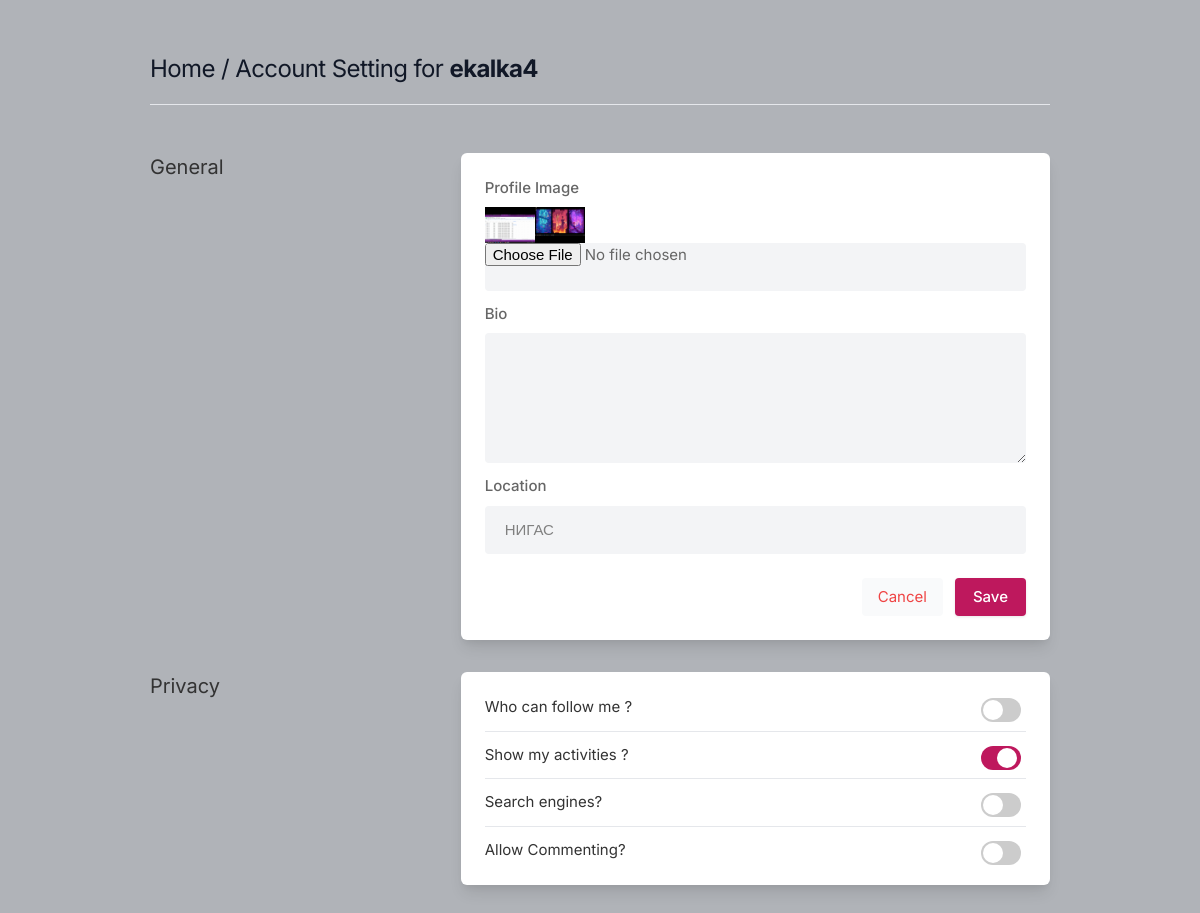
The app's page /settings (signed in), older data.
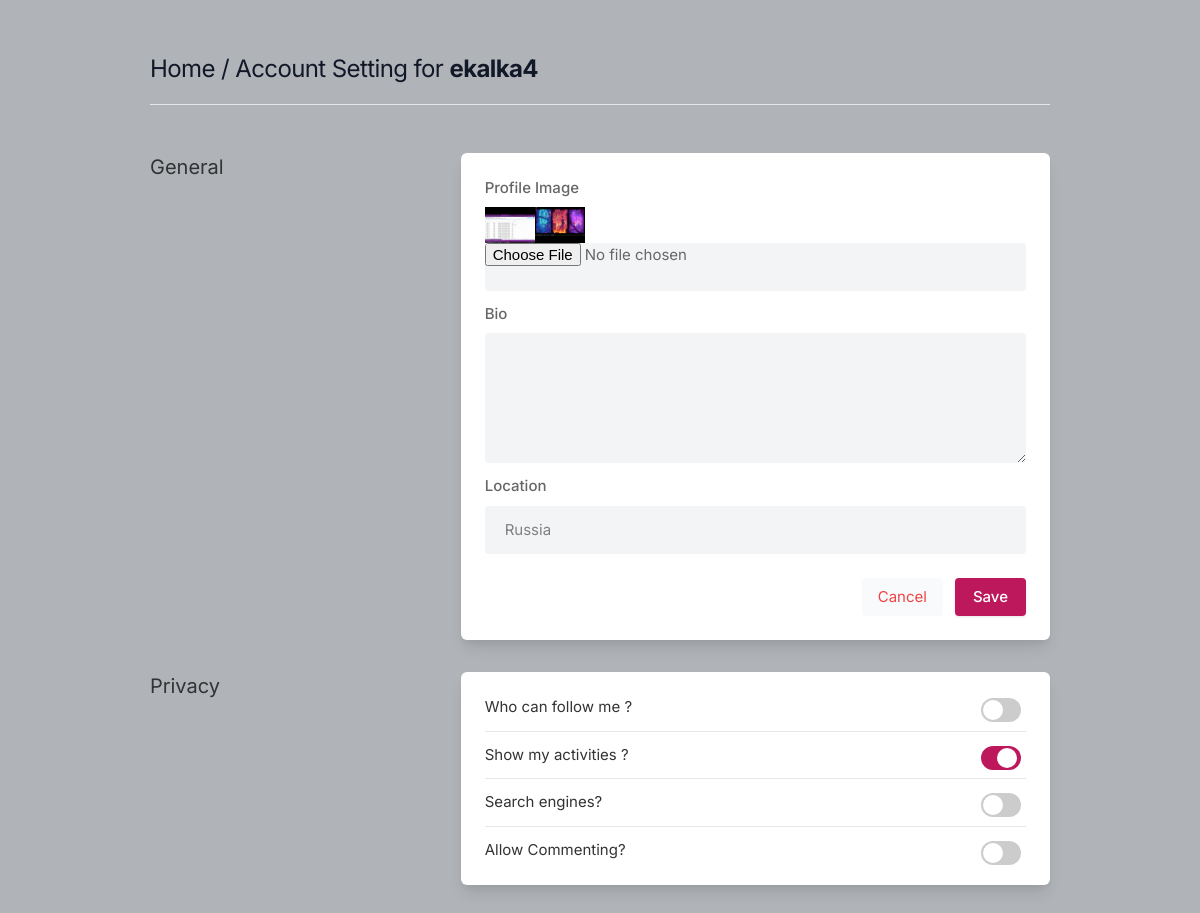
The same page, newer data.
### core/models.py (models this page shows, shortened)
class Profile(models.Model):
    user = models.ForeignKey(User, on_delete=models.CASCADE)
    id_user = models.IntegerField("ID пользователя")
    bio = models.TextField("Био", blank=True)
    profileimg = models.ImageField("Фото профиля",upload_to='profile_images', default='blank-profile-picture.png')
    location = models.CharField("Локация",max_length=100, blank=True)

### core/views.py (the view, shortened to what this page needs)
# urls.py: path('settings', views.settings, name='settings'),
@login_required(login_url='signin')
def settings(request):
    user_profile = Profile.objects.get(user=request.user)
    return render(request, 'setting.html', {'user_profile': user_profile})

### templates/setting.html (shortened to what the changed rows need)
{% load static %}
<!DOCTYPE html>
<html lang="en">
<head>
    <link rel="stylesheet" href="{% static 'assets/css/icons.css' %}">
    <link rel="stylesheet" href="{% static 'assets/css/uikit.css' %}">
    <link rel="stylesheet" href="{% static 'assets/css/style.css' %}">
    <link rel="stylesheet" href="{% static 'assets/css/tailwind.css' %}">
</head>
<body>
            <div class="container m-auto">
                <h1 class="text-2xl leading-none text-gray-900 tracking-tight mt-3"><a href="/">Home</a> / Account Setting for <b>{{user.username}}</b> </h1>
                <br>
                <div class="grid lg:grid-cols-3 mt-12 gap-8">
                    <div class="bg-white rounded-md lg:shadow-lg shadow col-span-2">
                    <form action="" method="POST" enctype="multipart/form-data">
                       <div class="grid grid-cols-2 gap-3 lg:p-6 p-4">
                            <div class="col-span-2">
                                <label for=""> Profile Image</label>
                                <img width="100" height="100" src="{{user_profile.profileimg.url}}" />
                                <input type="file" name="image" value="" class="shadow-none bg-gray-100">
                            </div>
                            <div class="col-span-2">
                                <label for=""> Location</label>
                                <input type="text" name="location" value="{{user_profile.location}}" class="shadow-none bg-gray-100">
                            </div>
                       </div>
                    </form>
                    </div>
                    <br>
                </div>
            </div>
</body>
</html>

Row changes from the older to the newer data that the page shows:
changed Profile: location "НИГАС" → "Russia"
